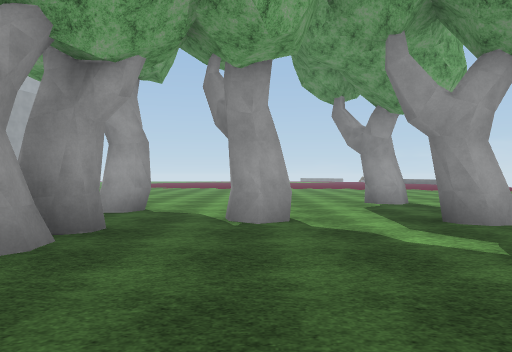
View 1 (above)

24 first-person views from a walk through a 3-D level made in the Unity game engine. The camera is 1.3 m above the floor, looks level and sees 70° across. The floor is counted in squares, 2 m on a side. Each view is taken from the middle of a square. On the plan, view 1 faces up. The plan holds only what a view shows up to about 11 squares ahead; the rest is blank. The place goes on beyond the plan. The player character is not drawn. Some surface patterns are stand-ins.

View 2
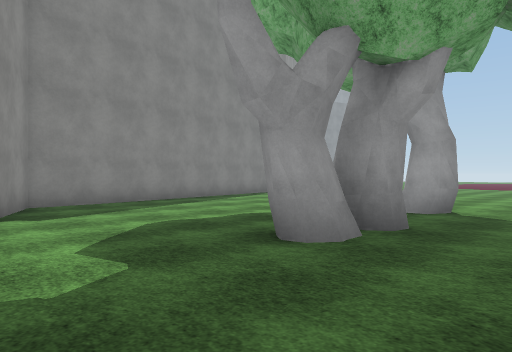

View 3
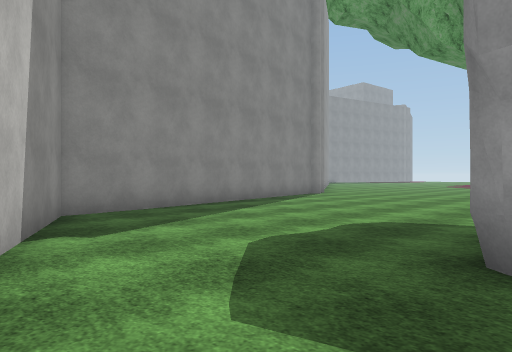

View 4
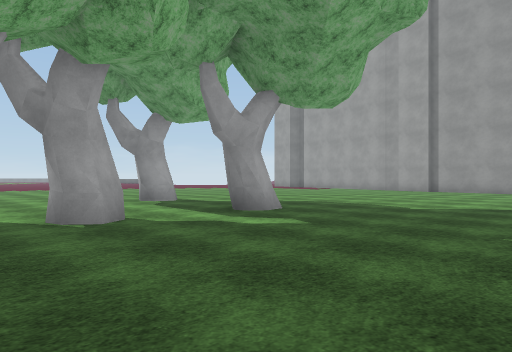

View 5
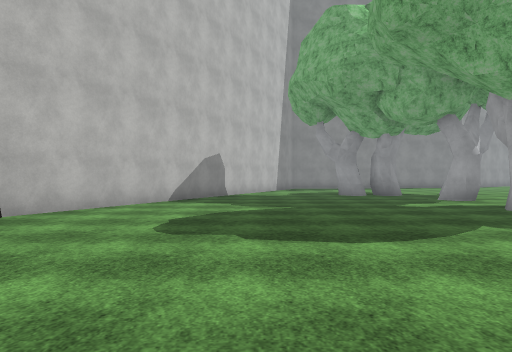

View 6
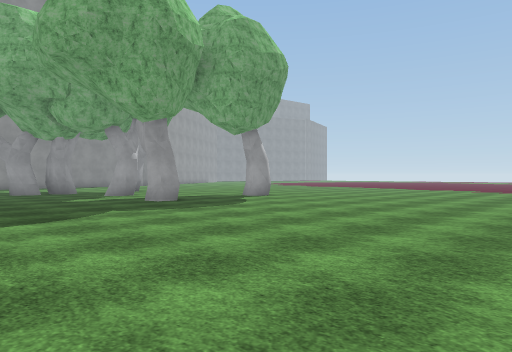

View 7
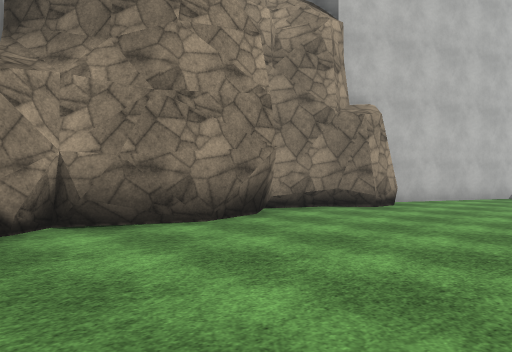

View 8
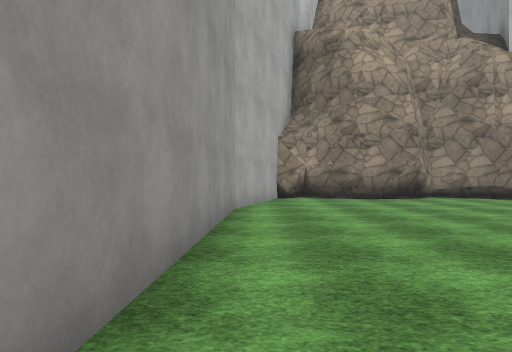

View 9
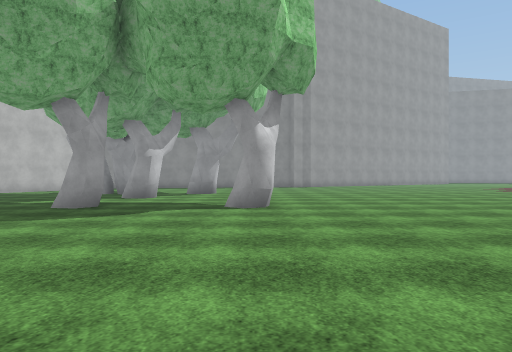

View 10
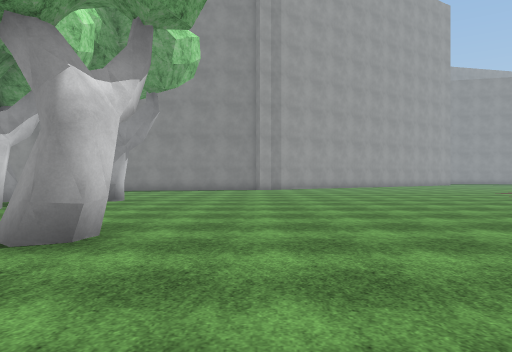

View 11
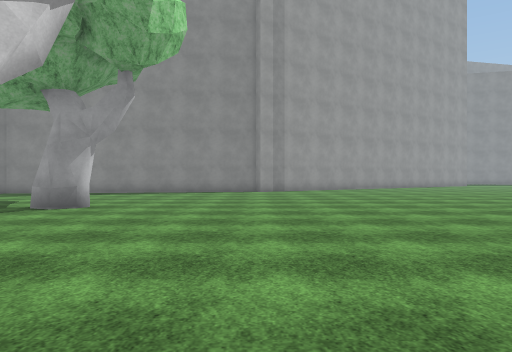

View 12
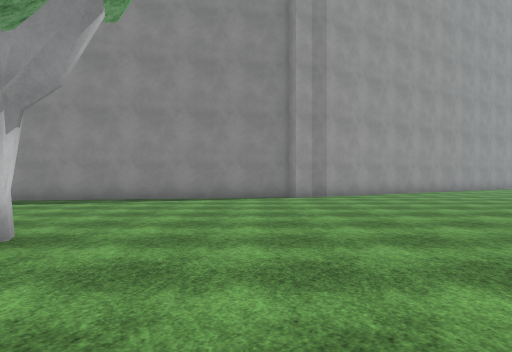

View 13
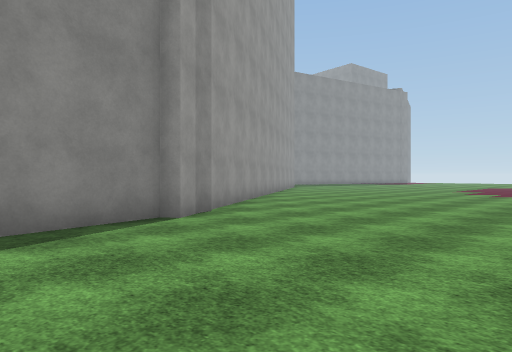

View 14
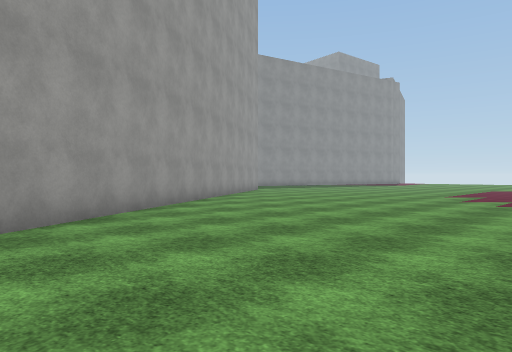

View 15
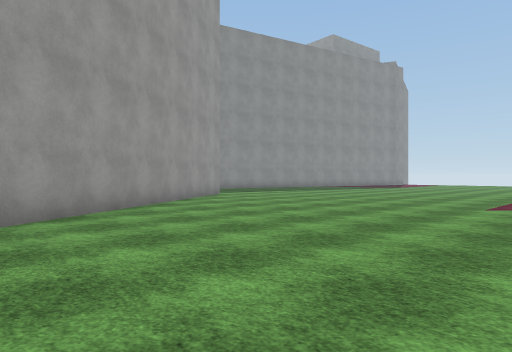

View 16
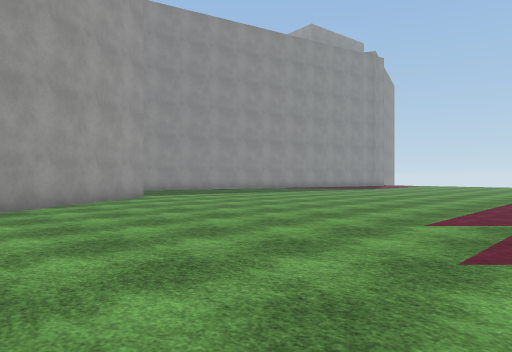

View 17
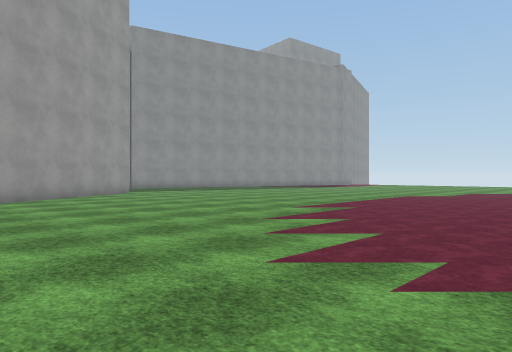

View 18
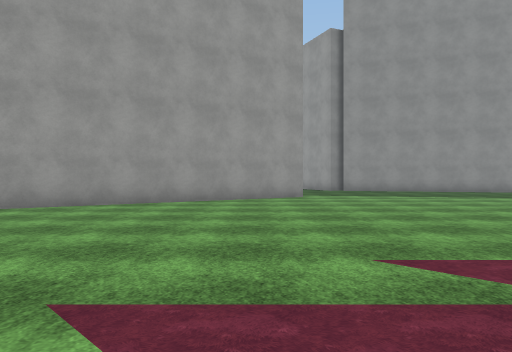

View 19
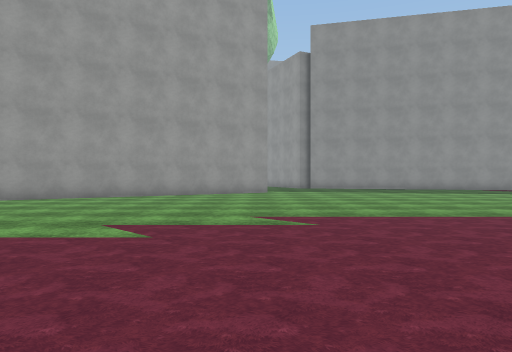

View 20
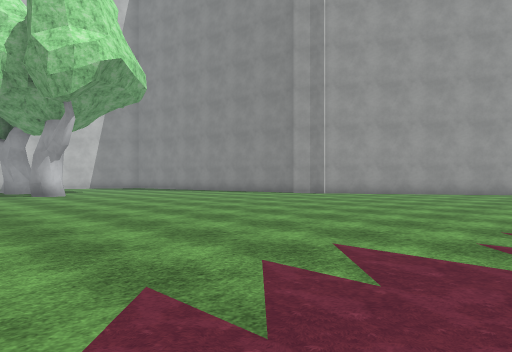

View 21
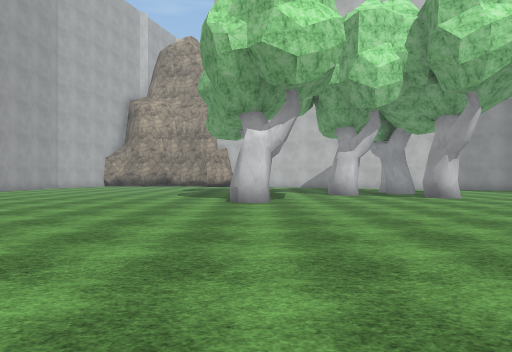

View 22
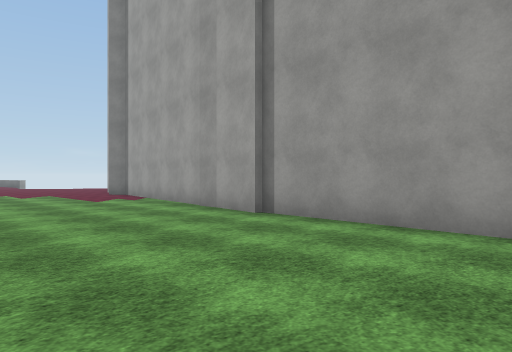

View 23
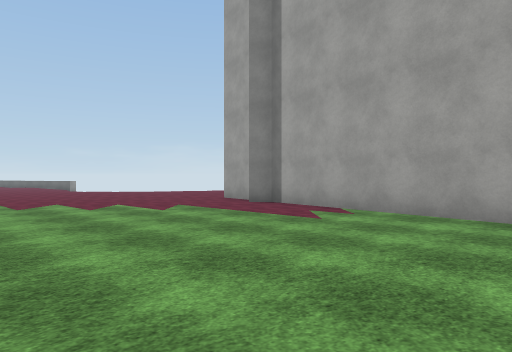

View 24
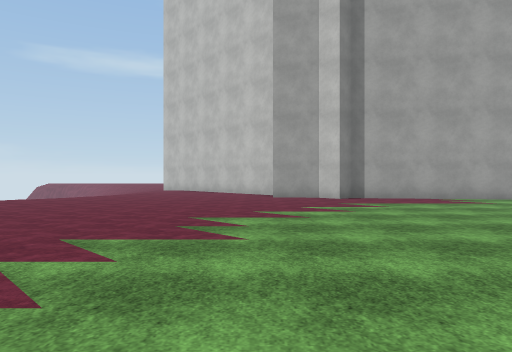

### Floor plan
Points are (right, up) in squares from view 1. A wall is a line through its corners. A room is listed if a view was taken in it or the views show most of it. See-through windows are left out.
Room 1 (views 1, 2, 3, 4, 5, 6, 7, 8, 9, 10, 11, 12, 13, 14, 15, 16, 17, 18, 19, 20, 21, 22, 23, 24)
walls: (13.8, 6.8) (13.8, 7.6); (13.6, 5.6) (14.8, 13.2) (14.4, 13.6) (14.9, 14.1) (15.1, 15.4); (-1, -1.5) (4.3, -4); (5, -3.5) (5.9, -3.6) (6.4, -4.2) (7.7, -4.9) (8.1, -4.4); (8.5, -4.3) (9.5, -4.1); (7.6, -4.8) (8.9, -4.1) (11.1, -4.4); (10.2, -4.2) (11.2, -4.5) (11.7, -4.9) (12, -4.6); (-18.2, 24.3) (-9.8, 11.2) (-10.1, 11) (-8.3, 1.9) (-5.5, 0.6); (11.4, -4.5) (11.6, -5); (11.6, -4.8) (12.4, -4.5) (13.4, -1.2) (13.7, 5.6)
low walls: (6, -4.8) (7.4, -5.5); (11.7, -4.9) (12.1, -4.6)
objects: tree (-3, 4); tree (-3, 7); tree (-2, 3); tree (0, 5); tree (3, 5); tree (3, 9)

Positions as (right, up) in squares from view 1, and headings:
1: (0, 0), facing up
2: (0, 0), facing up-left
3: (-2, 0), facing up-left
4: (-2, 0), facing up-right
5: (10, 0), facing left
6: (12, 0), facing up-left
7: (13, 0), facing down-left
8: (13, 6), facing down
9: (11, 9), facing left
10: (7, 11), facing left
11: (5, 11), facing left
12: (1, 10), facing left
13: (-5, 8), facing up-left
14: (-6, 12), facing up-left
15: (-8, 16), facing up-left
16: (-8, 19), facing up-left
17: (-5, 18), facing up-left
18: (-7, 23), facing left
19: (-4, 24), facing left
20: (1, 20), facing down-left
21: (3, 18), facing down
22: (9, 1), facing up-right
23: (8, 7), facing up-right
24: (4, 16), facing right
